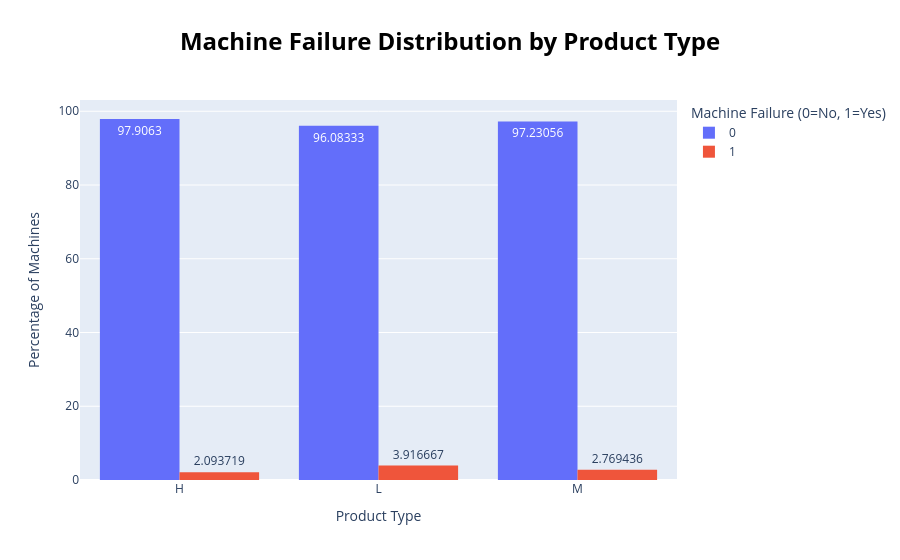

Notebook code for this chart:
### Markdown cell above
# Group by 'Type' and 'Target' to count failures

### Code cell
type_failure = df.groupby(['Type', 'Target']).size().reset_index(name='Count')

# Plot grouped bar chart (percentage)
fig = px.histogram(
    type_failure,
    x='Type',
    y='Count',
    color='Target',
    barmode='group',
    barnorm='percent',
    text_auto=True,
    title="<b>Machine Failure Distribution by Product Type</b>"
)

# Customize layout
fig.update_layout(
    hovermode='x',
    title_font_size=24,
    title_font_color="black",
    template="plotly",
    hoverlabel_font_size=16,
    title_x=0.5,
    xaxis_title='Product Type',
    yaxis_title='Percentage of Machines',
    legend_title='Machine Failure (0=No, 1=Yes)'
)

fig.show()

### Figure 1 — Plotly figure (JSON) as saved in the notebook; plotly's stock layout.template omitted (floating-point values rounded to 4 significant figures)
{"data": [{"alignmentgroup": "True", "bingroup": "x", "histfunc": "sum", "hovertemplate": "Target=0<br>Type=%{x}<br>sum of Count (normalized as percent)=%{y}<extra></extra>", "legendgroup": "0", "marker": {"color": "#636efa", "pattern": {"shape": ""}}, "name": "0", "offsetgroup": "0", "orientation": "v", "showlegend": true, "texttemplate": "%{value}", "type": "histogram", "x": ["H", "L", "M"], "xaxis": "x", "y": [982, 5765, 2914], "yaxis": "y"}, {"alignmentgroup": "True", "bingroup": "x", "histfunc": "sum", "hovertemplate": "Target=1<br>Type=%{x}<br>sum of Count (normalized as percent)=%{y}<extra></extra>", "legendgroup": "1", "marker": {"color": "#EF553B", "pattern": {"shape": ""}}, "name": "1", "offsetgroup": "1", "orientation": "v", "showlegend": true, "texttemplate": "%{value}", "type": "histogram", "x": ["H", "L", "M"], "xaxis": "x", "y": [21, 235, 83], "yaxis": "y"}], "layout": {"barmode": "group", "barnorm": "percent", "hoverlabel": {"font": {"size": 16}}, "hovermode": "x", "legend": {"title": {"text": "Machine Failure (0=No, 1=Yes)"}, "tracegroupgap": 0}, "title": {"font": {"color": "black", "size": 24}, "text": "<b>Machine Failure Distribution by Product Type</b>", "x": 0.5}, "xaxis": {"anchor": "y", "domain": [0, 1], "title": {"text": "Product Type"}}, "yaxis": {"anchor": "x", "domain": [0, 1], "title": {"text": "Percentage of Machines"}}}}
